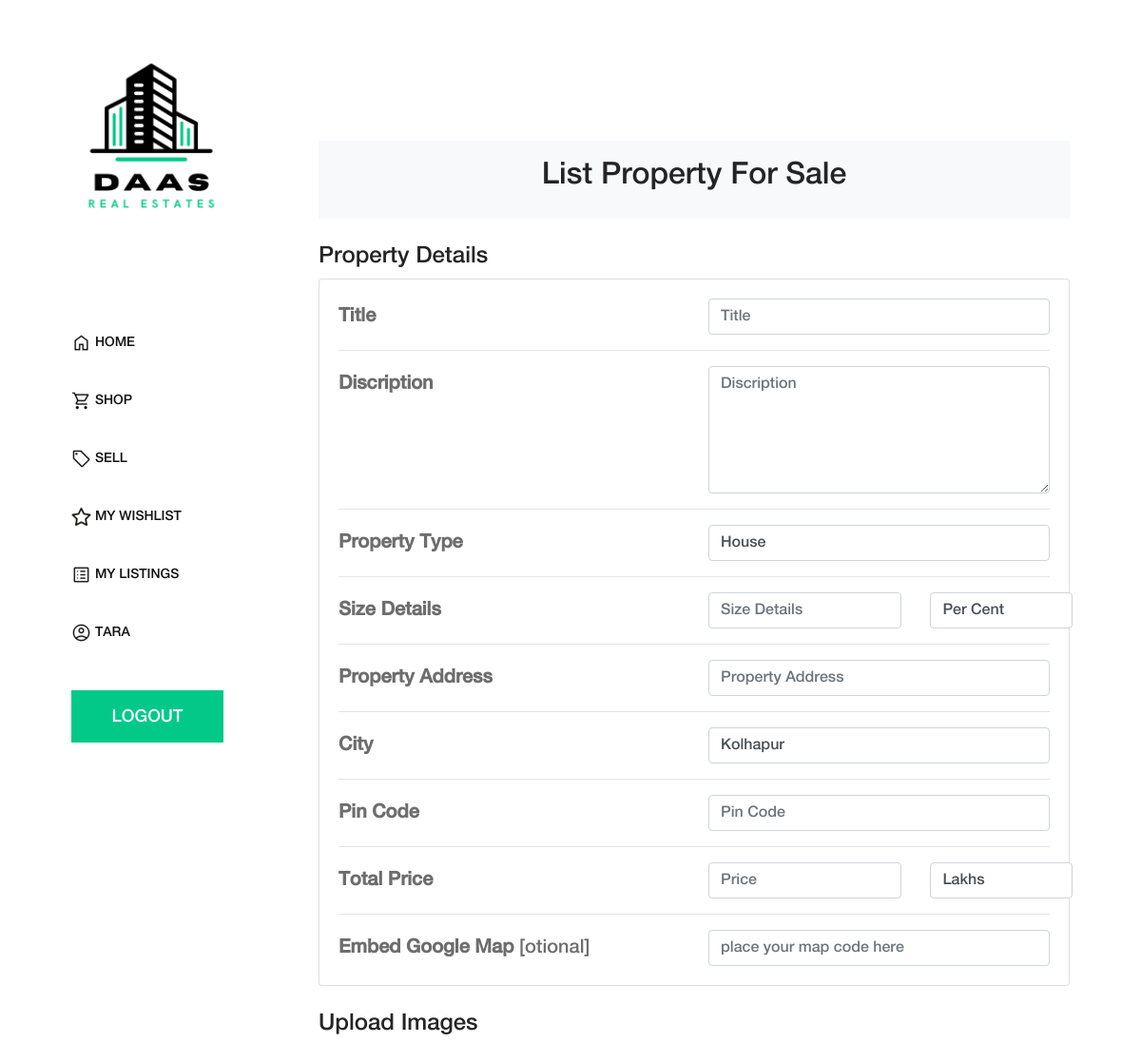
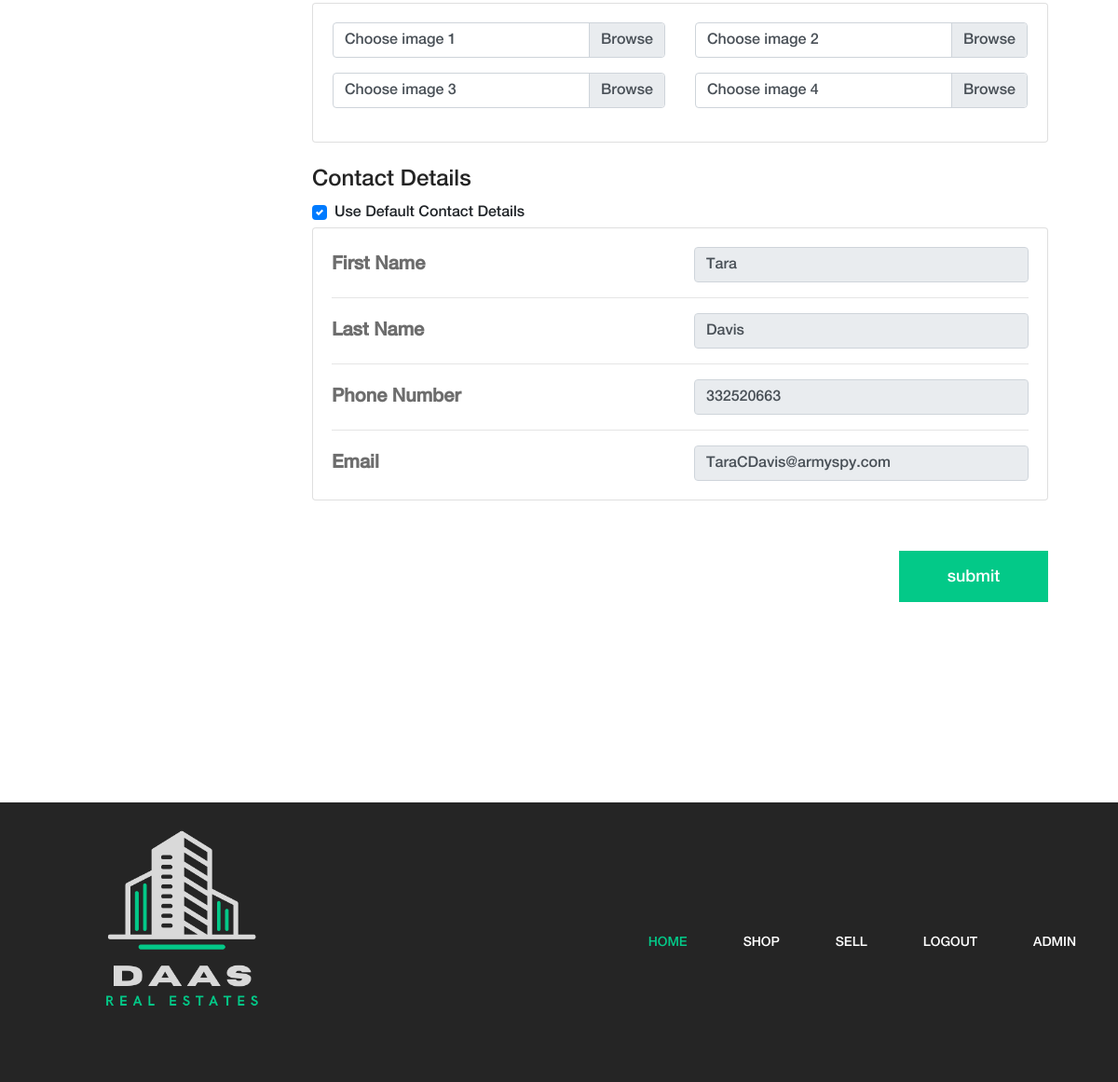
Page /sell.php (signed in) on the committed database (2 pictures, top to bottom).
### tables this page shows
CREATE TABLE `users_tbl` (
  `userid` int(11) NOT NULL,
  `firstname` varchar(50) NOT NULL,
  `lastname` varchar(50) NOT NULL,
  `password` varchar(50) NOT NULL,
  `email` varchar(100) NOT NULL,
  `phoneno` varchar(100) NOT NULL,
  `address` varchar(250) NOT NULL,
  `city` int(11) NOT NULL,
  `state` int(11) NOT NULL,
  `pincode` varchar(15) NOT NULL
);

### sell.php (the view, shortened to what this page needs)
<?php include("header.php"); ?>
<?php
include("connection.php");
if (!isset($_SESSION["userid"])) {
  header("location: login.php");
} else {
  $userid = $_SESSION["userid"];
}
$title = "";
$discription = "";
$size = "";
$property_address = "";
$pin = "";
$price = "";
$email = "";
$phoneno = "";
$fname = "";
$lname = "";
$map = "";
$query1 = "SELECT firstname,lastname,email,phoneno FROM users_tbl WHERE userid='$userid';";
$result = mysqli_query($conn, $query1);
if ($result->num_rows > 0) {
  $row = mysqli_fetch_row($result);
  $fname = $row[0];
  $lname = $row[1];
  $email = $row[2];
  $phoneno = $row[3];
}
?>
<div class="cart-table-area section-padding-100">
  <section>
    <div class="container py-5">
      <div class="row">
        <div class="col">
          <nav aria-label="breadcrumb" class="bg-light rounded-3 p-3 mb-4">
            <h2 class="text-center">List Property For Sale</h2>
          </nav>
        </div>
      </div>
      <form action="sell.php" method="post" enctype="multipart/form-data">
        <h4>Property Details</h4>
        <div class="col-188">
          <div class="card mb-4">
            <div class="card-body">
              <div class="row">
                <div class="col-sm">
                  <p class="mb-0"><b>Title</b></p>
                </div>
                <div class="col-sm">
                  <input type="text" class="form-control" id="title" value="<?php echo $title ?>" name="title" placeholder="Title" required>
                </div>
              </div>
              <hr>
              <div class="row">
                <div class="col-sm">
                  <p class="mb-0"><b>Discription</b></p>
                </div>
                <div class="col-sm">
                  <textarea type="textbox" class="form-control" id="discription" cols="30" rows="5" name="discription" placeholder="Discription" value="<?php echo $discription ?>"></textarea>
                </div>
              </div>
              <hr>
              <div class="row">
                <div class="col-sm">
                  <p class="mb-0"><b>Property Type</b></p>
                </div>
                <div class="col-sm">
                </div>
              </div>
              <hr>
              <div class="row">
                <div class="col-sm">
                  <p class="mb-0"><b>Size Details</b></p>
                </div>
                <div class="col-sm" style="max-width: 30%;">
                  <input type="number" class="form-control" id="size" placeholder="Size Details" name="size" value="<?php echo $size ?>" required>
                </div>
                <div class="col-sm" style="max-width: 20%;">
                </div>
              </div>
              <hr>
              <div class="row">
                <div class="col-sm">
                  <p class="mb-0"><b>Property Address</b></p>
                </div>
                <div class="col-sm">
                  <input type="text" class="form-control" id="property_address" placeholder="Property Address" name="address" value="<?php echo $property_address ?>" required>
                </div>
              </div>
              <hr>
              <div class="row">
                <div class="col-sm">
                  <p class="mb-0"><b>City</b></p>
                </div>
                <div class="col-sm">
                </div>
              </div>
              <hr>
              <div class="row">
                <div class="col-sm">
                  <p class="mb-0"><b>Pin Code</b></p>
                </div>
                <div class="col-sm">
                  <input type="text" class="form-control" id="zipCode" placeholder="Pin Code" value="<?php echo $pin ?>" name="pin" required>
                </div>
              </div>
              <hr>
              <div class="row">
                <div class="col-sm">
                  <p class="mb-0"><b>Total Price</b></p>
                </div>
                <div class="col-sm" style="max-width: 30%;">
                  <input type="number" class="form-control" id="price" step="any" value="<?php echo $price ?>" placeholder="Price" name="price" required>
                </div>
                <div class="col-sm" style="max-width: 20%;">
                </div>
              </div>
              <hr>
              <div class="row">
                <div class="col-sm">
                  <p class="mb-0"><b>Embed Google Map</b> [otional]</p>
                </div>
                <div class="col-sm">
                  <input type="text" class="form-control" id="map" placeholder="place your map code here" value="<?php echo $map ?>" name="map">
                </div>
              </div>
            </div>
          </div>
          <h4>Upload Images</h4>
          <div class="col-188">
            <div class="card mb-4">
              <div class="card-body">
                <?php for ($j = 1; $j <= 4; $j++) { ?>
                  <div class="row mb-3">
                    <div class="col-sm custom-file mx-3">
                      <label class="custom-file-label" for="<?php echo "constomfile" . $j ?>">Choose image <?php echo $j ?></label>
                    </div>
                    <div class="col-sm custom-file mx-3">
                      <input type="file" class="custom-file-input" id="<?php echo "constomfile" . ++$j ?>" name="<?php echo "img" . $j ?>" required>
                      <label class="custom-file-label" for="<?php echo "constomfile" . $j ?>">Choose image <?php echo $j ?></label>
                    </div>
                  </div>
                <?php } ?>
              </div>
            </div>
          </div>
          <h4>Contact Details</h4>
          <div class="custom-control custom-checkbox mb-1">
            <label class="custom-control-label" for="contactcb">Use Default Contact Details</label>
          </div>
          <div class="col-188">
            <div class="card mb-4">
              <div class="card-body">
                <div class="row">
                  <div class="col-sm">
                    <p class="mb-0"><b>First Name</b></p>
                  </div>
                  <div class="col-sm">
                    <input type="text" class="form-control contactfill" id="first_name" name="fname" value="<?php echo $fname ?>" placeholder="First Name">
                  </div>
                </div>
                <hr>
                <div class="row">
                  <div class="col-sm">
                    <p class="mb-0"><b>Last Name</b></p>
                  </div>
                  <div class="col-sm">
                    <input type="text" class="form-control contactfill" id="last_name" name="lname" value="<?php echo $lname ?>" placeholder="Last Name">
                  </div>
                </div>
                <hr>
                <div class="row">
                  <div class="col-sm">
                    <p class="mb-0"><b>Phone Number</b></p>
                  </div>
                  <div class="col-sm">
                    <input type="text" class="form-control contactfill" id="phone_number" min="0" placeholder="Phone No" name="phoneno" value="<?php echo $phoneno ?>">
                  </div>
                </div>
                <hr>
                <div class="row">
                  <div class="col-sm">
                    <p class="mb-0"><b>Email</b></p>
                  </div>
                  <div class="col-sm">
                    <input type="email" class="form-control contactfill" id="email" placeholder="Email" name="email" value="<?php echo $email ?>">
                  </div>
                </div>
              </div>
            </div>
          </div>
        </div>
        <div class="amado-btn-group mt-30 mb-100 float-right">
          <input type="submit" class="btn amado-btn mb-15" name="submit" value="submit">
        </div>
      </form>
    </div>
  </section>
</div>
<?php include("footer.php"); ?>

### css/core-style.css (style rules this page uses)
* { margin: 0; padding: 0; }
body { font-family: "helveticaneuemedium"; font-size: 16px; }
h1, h2, h3, h4, h5, h6 { color: #242424; line-height: 1.3; font-weight: 400; }
p { color: #6d6d6d; font-size: 20px; line-height: 1.9; font-weight: 400; }
.mt-30 { margin-top: 30px !important; }
.mb-15 { margin-bottom: 15px !important; }
.mb-100 { margin-bottom: 100px !important; }
.section-padding-100 { padding-top: 100px; padding-bottom: 100px; }
.amado-btn { display: inline-block; min-width: 160px; height: 55px; color: #ffffff; border: none; border-radius: 0; padding: 0 7px; font-size: 18px; line-height: 56px; background-color: #03C988; font-weight: 400; }
.main-content-wrapper .cart-table-area { position: relative; z-index: 1; -webkit-box-flex: 0; -ms-flex: 0 0 calc(95% - 320px); flex: 0 0 calc(95% - 320px); width: calc(95% - 320px); max-width: calc(95% - 320px); }

### style.css (style rules this page uses)
.row { justify-content: center; }

### rows in the picture
users_tbl: fname "Tara", lname "Davis", phoneno "332520663", email "TaraCDavis@armyspy.com"

### other values in the picture
$_SESSION["fname"] "TARA"
$val "LOGOUT"
